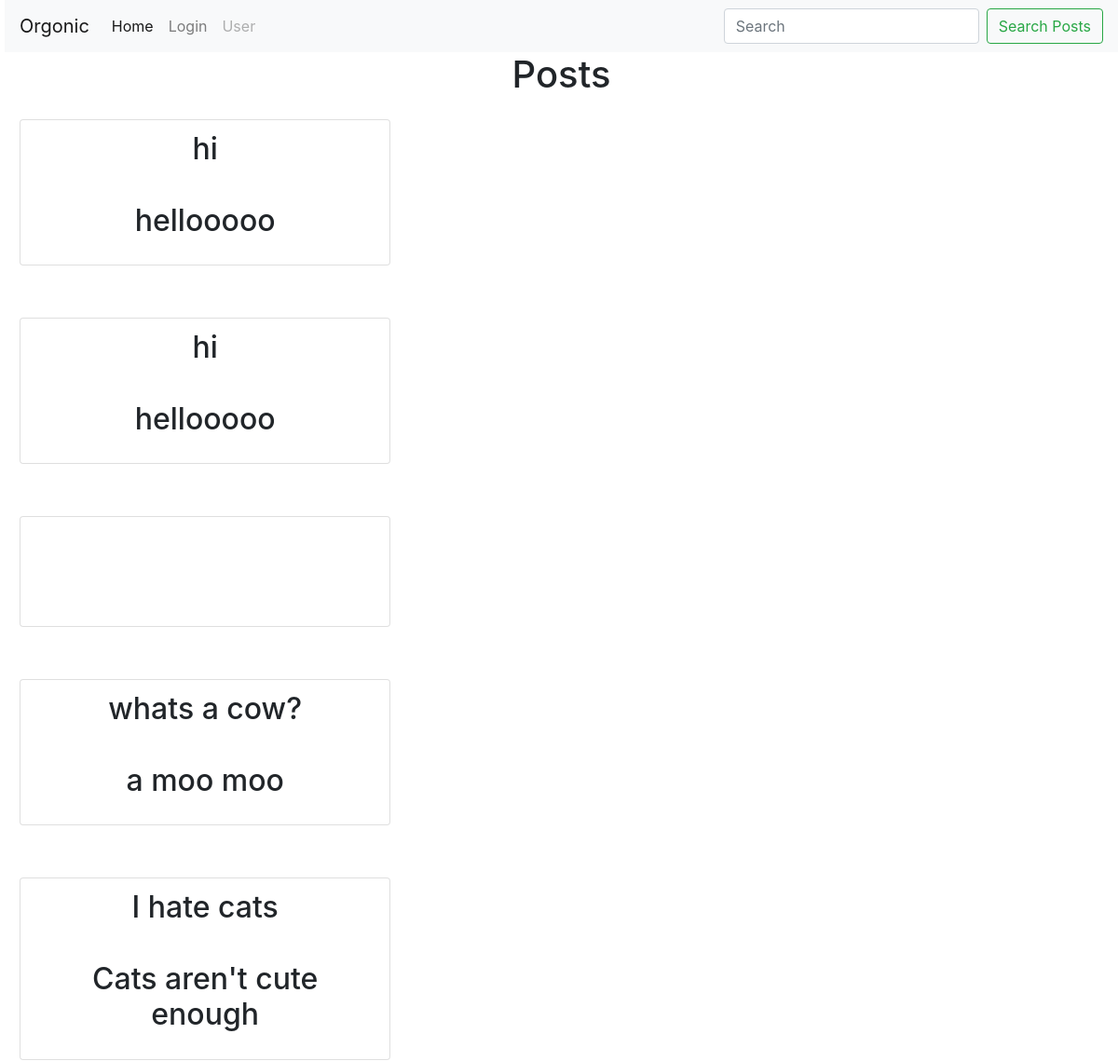
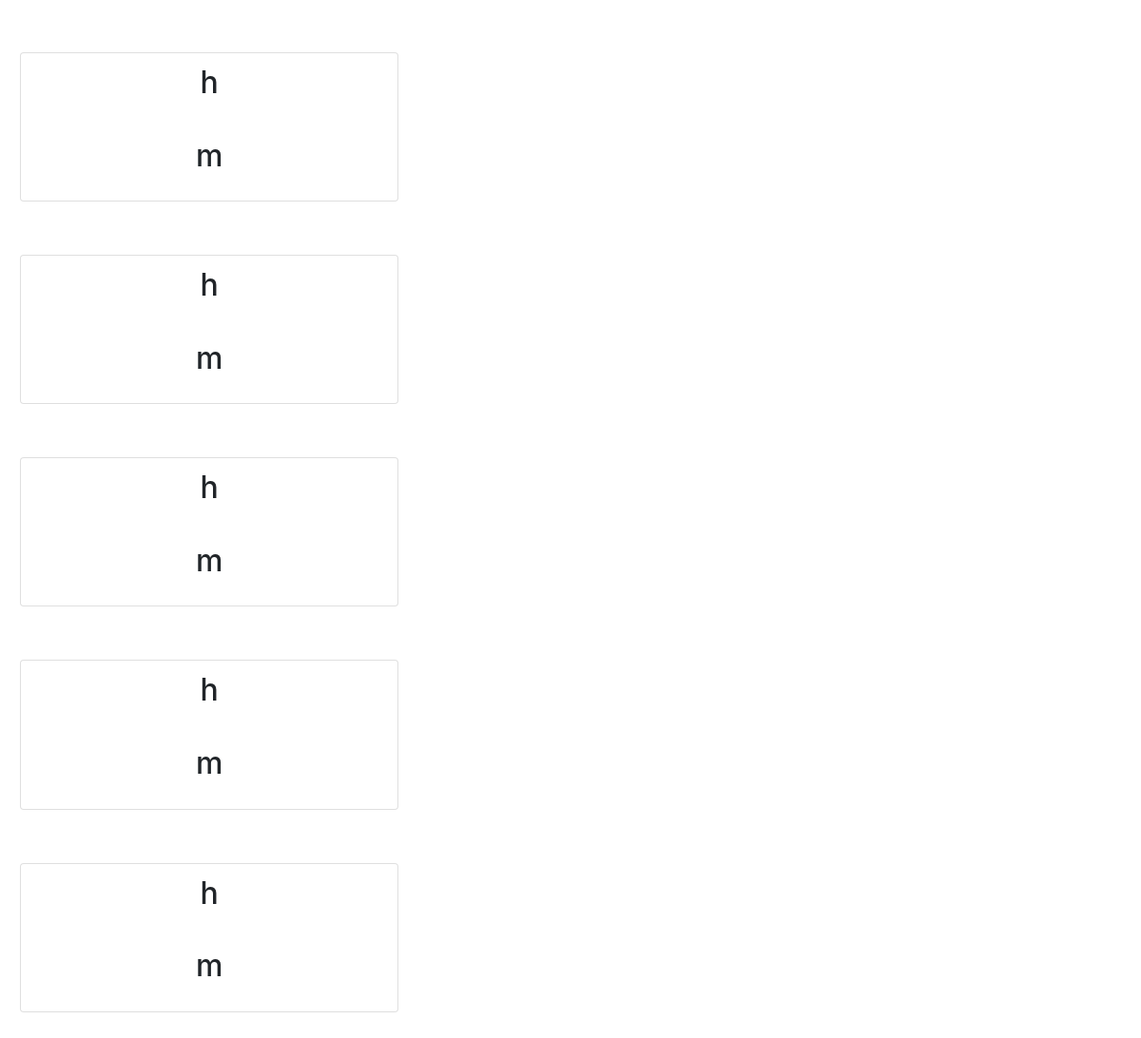
Page /user_auth/viewPosts/ on the committed database (2 pictures, top to bottom).
### user_auth/models.py (models this page shows, shortened)
class Post(models.Model):
    title = models.CharField(max_length=200)
    content = models.CharField(max_length=200, default='Content')
    votes = models.IntegerField(default=0)

### user_auth/views.py (the view)
# urls.py: path('viewPosts/', views.viewposts, name='viewPosts'),
def viewposts(request):
    latest_post = Post.objects.all()
    context = {'latest_post': latest_post}
    return render(request, "post.html", context)

### user_auth/templates/post.html (shortened to what this page needs)
{% load static %}
<!DOCTYPE html>
<html lang="en">
<head>
    <link rel="stylesheet" href="https://stackpath.bootstrapcdn.com/bootstrap/4.1.3/css/bootstrap.min.css">
	<link rel="stylesheet" href="https://use.fontawesome.com/releases/v5.3.1/css/all.css">
</head>
<body>
    <nav class="navbar navbar-expand-lg navbar-light bg-light">
        <a class="navbar-brand" href="#">Orgonic</a>
        <div class="collapse navbar-collapse" id="navbarSupportedContent">
          <ul class="navbar-nav mr-auto">
            <li class="nav-item active">
              <a class="nav-link" href="/">Home </a>
            </li>
            <li class="nav-item">
              <a class="nav-link" href='/user_auth/'>Login</a>
            </li>
            <li class="nav-item">
              <a class="nav-link disabled" href="#">User</a>
            </li>
          </ul>
          <form class="form-inline my-2 my-lg-0">
              <input class="form-control mr-sm-2" type="search" placeholder="Search" aria-label="Search">
              <button class="btn btn-outline-success my-2 my-sm-0" type="submit">Search Posts</button>
          </form>
        </div>
      </nav>
    <h1 class="text-center">Posts</h1>
    {% if latest_post %}
        {% for post in latest_post %}
        <ul class="list-group">
            <li>
                <h2 type='text' class="list-group-item col-md-4 list-inline text-center m-3">
                    {{ post.title }} <br><br>
                    <p>{{ post.content }}</p>
                </h2>
            </li>
            <br>
            {% endfor %}
        </ul>
        {% else %}
        <p>No posts are available.</p>
        {% endif %}
</body>
</html>

### user_auth/templates/post.html (style rules this page uses)
body { margin-left: 5px; }

### rows in the picture
Post: title "hi", content "hellooooo"
Post: title "hi", content "hellooooo"
Post: title "whats a cow?", content "a moo moo"
Post: title "I hate cats", content "Cats aren't cute enough"
Post: title "h", content "m"
Post: title "h", content "m"
Post: title "h", content "m"
Post: title "h", content "m"
Post: title "h", content "m"
